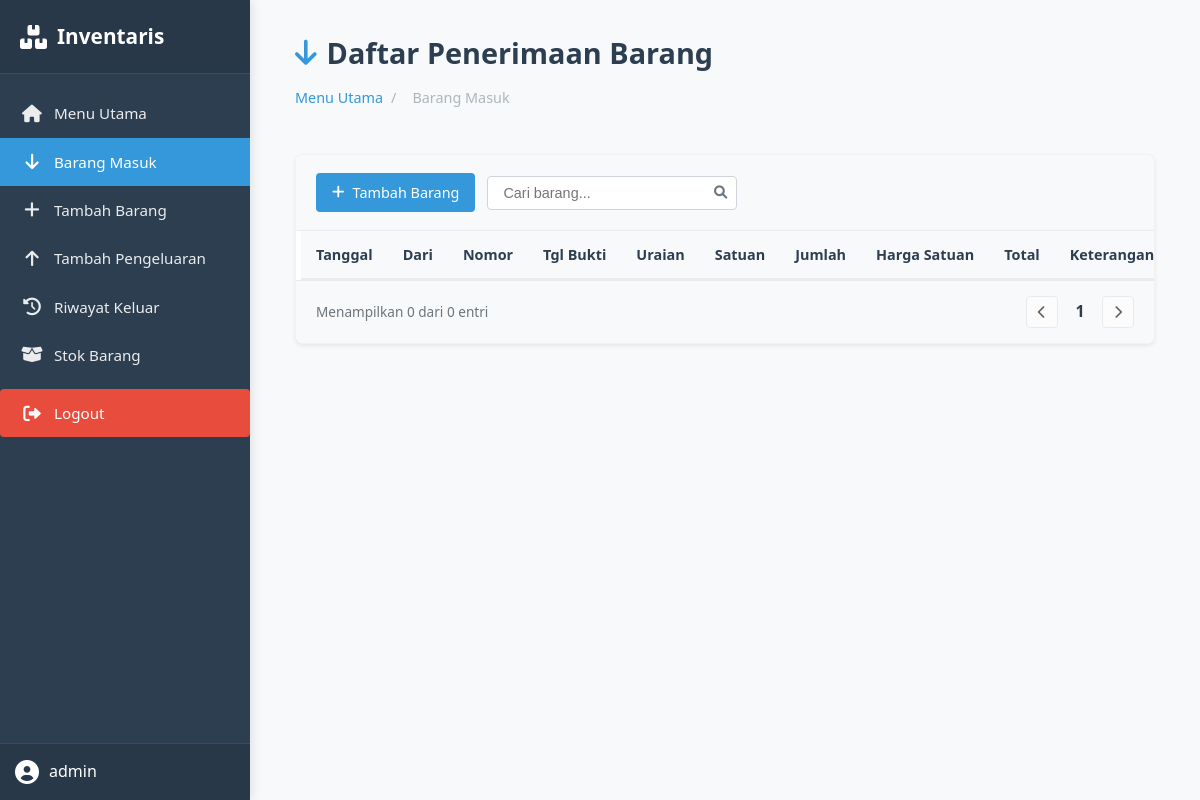
Page /barang (signed in) on the earlier database version.
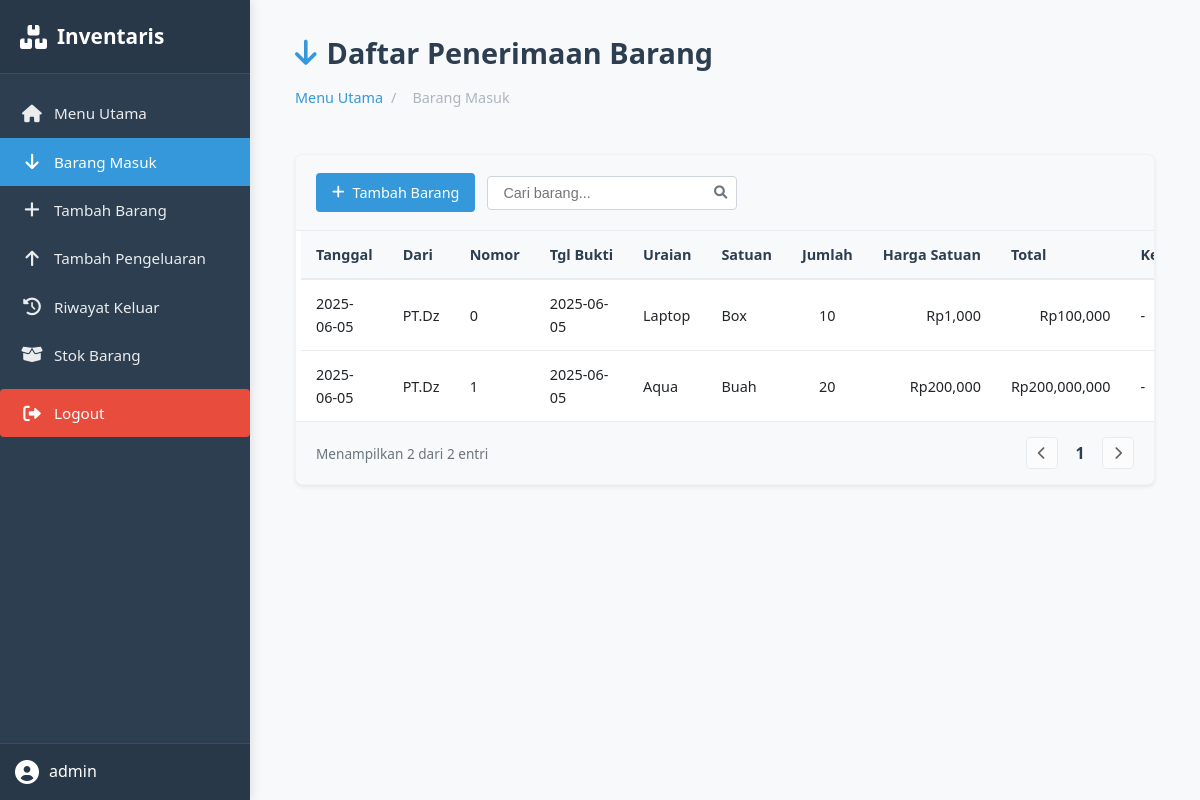
Same page on the later database version.
### tables this page shows
CREATE TABLE barang (
            id INTEGER PRIMARY KEY AUTOINCREMENT,
            tanggal TEXT,
            dari TEXT,
            nomor TEXT,
            tanggal_bukti TEXT,
            uraian TEXT,
            satuan TEXT,
            jumlah INTEGER,
            harga_satuan INTEGER,
            total_harga INTEGER,
            keterangan TEXT
        );

### app.py (the view)
@app.route('/barang')
def barang_list():
    if 'username' not in session:
        return redirect(url_for('login'))
    with sqlite3.connect(DATABASE) as conn:
        cur = conn.cursor()
        cur.execute("SELECT * FROM barang")
        rows = cur.fetchall()
    return render_template('list_barang.html', data=rows)

### templates/list_barang.html (shortened to what this page needs)
<!DOCTYPE html>
<html lang="id">
<head>
    <link rel="stylesheet" href="{{ url_for('static', filename='style.css') }}">
    <link rel="stylesheet" href="https://cdnjs.cloudflare.com/ajax/libs/font-awesome/6.0.0/css/all.min.css">
</head>
<body>
<div class="wrapper">
    <nav class="sidebar">
        <div class="sidebar-header">
            <h2><i class="fas fa-boxes"></i> Inventaris</h2>
        </div>
        <ul class="sidebar-menu">
            <li><a href="{{ url_for('index') }}"><i class="fas fa-home"></i> <span>Menu Utama</span></a></li>
            <li class="active"><a href="{{ url_for('barang_list') }}"><i class="fas fa-arrow-down"></i> <span>Barang Masuk</span></a></li>
            <li><a href="{{ url_for('barang_tambah') }}"><i class="fas fa-plus"></i> <span>Tambah Barang</span></a></li>
            <li><a href="{{ url_for('pengeluaran_tambah') }}"><i class="fas fa-arrow-up"></i> <span>Tambah Pengeluaran</span></a></li>
            <li><a href="{{ url_for('list_pengeluaran') }}"><i class="fas fa-history"></i> <span>Riwayat Keluar</span></a></li>
            <li><a href="{{ url_for('stok_barang') }}"><i class="fas fa-box-open"></i> <span>Stok Barang</span></a></li>
            <li class="logout-link"><a href="{{ url_for('logout') }}"><i class="fas fa-sign-out-alt"></i> <span>Logout</span></a></li>
        </ul>
        <div class="sidebar-footer">
            <div class="user-info">
                <i class="fas fa-user-circle"></i>
                <span>{{ session['username'] }}</span>
            </div>
        </div>
    </nav>
    <div class="content">
        <div class="container">
            <div class="page-header">
                <h1><i class="fas fa-arrow-down"></i> Daftar Penerimaan Barang</h1>
                <div class="breadcrumb">
                    <a href="{{ url_for('index') }}">Menu Utama</a>
                    <span>/</span>
                    <span>Barang Masuk</span>
                </div>
            </div>
            <div class="card">
                <div class="card-header">
                    <div class="header-actions">
                        <a href="{{ url_for('barang_tambah') }}" class="btn btn-primary">
                            <i class="fas fa-plus"></i> Tambah Barang
                        </a>
                        <div class="search-box">
                            <input type="text" id="search-input" placeholder="Cari barang...">
                            <button class="search-btn"><i class="fas fa-search"></i></button>
                        </div>
                    </div>
                </div>
                <div class="card-body">
                    <div class="table-responsive">
                        <table class="data-table">
                            <thead>
                                <tr>
                                    <th>Tanggal</th>
                                    <th>Dari</th>
                                    <th>Nomor</th>
                                    <th>Tgl Bukti</th>
                                    <th>Uraian</th>
                                    <th>Satuan</th>
                                    <th>Jumlah</th>
                                    <th>Harga Satuan</th>
                                    <th>Total</th>
                                    <th>Keterangan</th>
                                </tr>
                            </thead>
                            <tbody>
                                {% for row in data %}
                                <tr>
                                    <td>{{ row[1] }}</td>
                                    <td>{{ row[2] }}</td>
                                    <td>{{ row[3] }}</td>
                                    <td>{{ row[4] }}</td>
                                    <td>{{ row[5] }}</td>
                                    <td>{{ row[6] }}</td>
                                    <td class="text-center">{{ row[7] }}</td>
                                    <td class="text-end">{{ "Rp{:,.0f}".format(row[8]) }}</td>
                                    <td class="text-end">{{ "Rp{:,.0f}".format(row[9]) }}</td>
                                    <td>{{ row[10] if row[10] else '-' }}</td>
                                </tr>
                                {% endfor %}
                            </tbody>
                        </table>
                    </div>
                    <div class="table-footer">
                        <div class="table-info">
                            Menampilkan {{ data|length }} dari {{ data|length }} entri
                        </div>
                        <div class="pagination">
                            <button class="page-btn disabled"><i class="fas fa-chevron-left"></i></button>
                            <span class="current-page">1</span>
                            <button class="page-btn disabled"><i class="fas fa-chevron-right"></i></button>
                        </div>
                    </div>
                </div>
            </div>
        </div>
    </div>
</div>
</body>
</html>

Differences in the rows shown:
added barang: tanggal "2025-06-05", dari "PT.Dz", nomor "0", tanggal_bukti "2025-06-05", uraian "Laptop", satuan "Box", jumlah "10", harga_satuan "Rp1,000", total_harga "Rp100,000", keterangan "-"
added barang: tanggal "2025-06-05", dari "PT.Dz", nomor "1", tanggal_bukti "2025-06-05", uraian "Aqua", satuan "Buah", jumlah "20", harga_satuan "Rp200,000", total_harga "Rp200,000,000", keterangan "-"
Other differences:
{{ data|length }}: "0" → "2"
